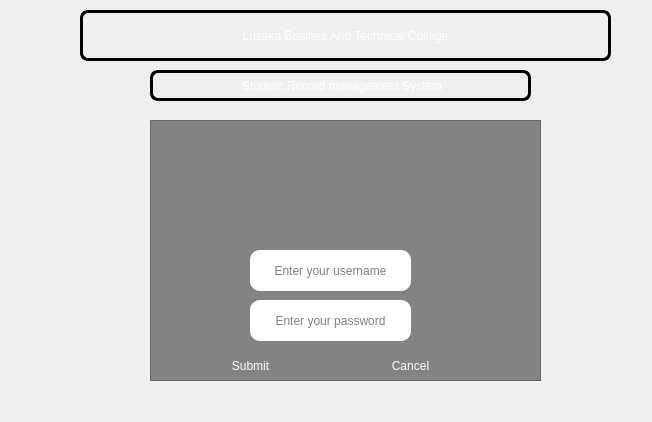
<?xml version="1.0" encoding="UTF-8"?>
<ui version="4.0">
 <class>Adminlogin</class>
 <widget class="QDialog" name="Adminlogin">
  <property name="geometry">
   <rect>
    <x>0</x>
    <y>0</y>
    <width>652</width>
    <height>422</height>
   </rect>
  </property>
  <property name="windowTitle">
   <string>Dialog</string>
  </property>
  <property name="styleSheet">
   <string notr="true">background-image: url(:/new/prefix1/coverlbtc.jpg);</string>
  </property>
  <widget class="QFrame" name="frame">
   <property name="geometry">
    <rect>
     <x>150</x>
     <y>120</y>
     <width>391</width>
     <height>261</height>
    </rect>
   </property>
   <property name="styleSheet">
    <string notr="true">
QFrame{
border-color:3px solid  rgb(0, 0, 0);
background-color: rgb(131, 131, 131);
	background-image: url(:/new/prefix1/student.jpg);
image: url(:/new/prefix1/student.jpg);


}</string>
   </property>
   <property name="frameShape">
    <enum>QFrame::Shape::StyledPanel</enum>
   </property>
   <property name="frameShadow">
    <enum>QFrame::Shadow::Raised</enum>
   </property>
   <widget class="QPushButton" name="btn_Admin_login">
    <property name="geometry">
     <rect>
      <x>70</x>
      <y>230</y>
      <width>61</width>
      <height>31</height>
     </rect>
    </property>
    <property name="styleSheet">
     <string notr="true"> 


 QPushButton {
 
 border-radius: 10px;
 font: 500 12pt ;
 color: rgb(255, 255, 255);
   
}</string>
    </property>
    <property name="text">
     <string>Submit</string>
    </property>
   </widget>
   <widget class="QLineEdit" name="lineEdit_username_2">
    <property name="geometry">
     <rect>
      <x>100</x>
      <y>130</y>
      <width>161</width>
      <height>41</height>
     </rect>
    </property>
    <property name="styleSheet">
     <string notr="true"> QLineEdit {
 
	border-color: 4px solid rgb(126, 126, 126);
  
  border-radius: 10px;
  padding: 12px 12px;
  
  font: 700 12pt ;
  color: rgb(0, 0, 0);;
} </string>
    </property>
    <property name="echoMode">
     <enum>QLineEdit::EchoMode::Normal</enum>
    </property>
    <property name="alignment">
     <set>Qt::AlignmentFlag::AlignCenter</set>
    </property>
    <property name="placeholderText">
     <string>Enter your username</string>
    </property>
   </widget>
   <widget class="QLineEdit" name="lineEdit_password_2">
    <property name="geometry">
     <rect>
      <x>100</x>
      <y>180</y>
      <width>161</width>
      <height>41</height>
     </rect>
    </property>
    <property name="styleSheet">
     <string notr="true">  QLineEdit {
 border-color: 3px  black;
  
  border-radius: 10px;
  padding: 12px 12px;
  
  font: 700 12pt ;
  color: rgb(0, 0, 0);;
} </string>
    </property>
    <property name="echoMode">
     <enum>QLineEdit::EchoMode::Password</enum>
    </property>
    <property name="alignment">
     <set>Qt::AlignmentFlag::AlignCenter</set>
    </property>
    <property name="placeholderText">
     <string>Enter your password</string>
    </property>
   </widget>
   <widget class="QPushButton" name="btn_Admin_Cancel">
    <property name="geometry">
     <rect>
      <x>230</x>
      <y>230</y>
      <width>61</width>
      <height>31</height>
     </rect>
    </property>
    <property name="styleSheet">
     <string notr="true">  


 QPushButton {
 border-radius: 10px;
 font: 500 12pt ;
 color: rgb(255, 255, 255);
   
}</string>
    </property>
    <property name="text">
     <string>Cancel</string>
    </property>
   </widget>
  </widget>
  <widget class="QPushButton" name="pushButton">
   <property name="geometry">
    <rect>
     <x>80</x>
     <y>10</y>
     <width>531</width>
     <height>51</height>
    </rect>
   </property>
   <property name="styleSheet">
    <string notr="true">
QPushButton{
                    color: rgb(255, 255, 255);
                    border:3px solid black;
                    border-radius: 8px;
                    padding: 0 8px;
   
                    font: 700 13pt ;

}

 </string>
   </property>
   <property name="text">
    <string>Lusaka Busines And Technical College</string>
   </property>
  </widget>
  <widget class="QPushButton" name="pushButton_2">
   <property name="geometry">
    <rect>
     <x>150</x>
     <y>70</y>
     <width>381</width>
     <height>31</height>
    </rect>
   </property>
   <property name="styleSheet">
    <string notr="true">
QPushButton{
                    color: rgb(255, 255, 255);
                    border:3px solid black;
                    border-radius: 8px;
                    padding: 0 8px;
   
                    font: 700 13pt ;

}

 </string>
   </property>
   <property name="text">
    <string> Student Record management System</string>
   </property>
  </widget>
 </widget>
 <resources/>
 <connections/>
</ui>
